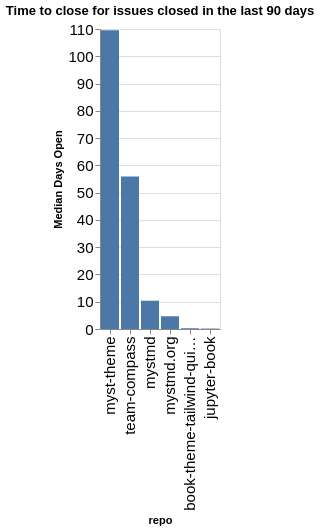

The notebook cell saved with this chart:
### Code cell
time_open = closed.groupby(['org', 'repo']).agg({'time_open': 'median'}).reset_index()
time_open['time_open'] = time_open['time_open'] / (60 * 60 * 24)
time_open['org/repo'] = time_open.apply(lambda a: a['org'] + '/' + a['repo'], axis=1)
sorted_vals = time_open.sort_values(['org', 'time_open'], ascending=False)['repo'].values
alt.Chart(data=time_open, title=f"Time to close for issues closed in the last {n_days} days").mark_bar().encode(
    x=alt.X('repo', sort=alt.Sort(sorted_vals.tolist())),
    y=alt.Y('time_open', title="Median Days Open"),
)

### Figure 1 — Vega-Lite specification as saved in the notebook (floating-point values rounded to 4 significant figures)
{"config": {"axisLeft": {"labelFontSize": 15}, "axisBottom": {"labelFontSize": 15}}, "data": {"name": "data-faf412b02e719e6df6bff1ee4684a494"}, "mark": {"type": "bar"}, "encoding": {"x": {"field": "repo", "sort": ["myst-theme", "team-compass", "mystmd", "mystmd.org", "book-theme-tailwind-quickstart", "jupyter-book"], "type": "nominal"}, "y": {"field": "time_open", "title": "Median Days Open", "type": "quantitative"}}, "title": "Time to close for issues closed in the last 90 days", "$schema": "https://vega.github.io/schema/vega-lite/v5.20.1.json", "datasets": {"data-faf412b02e719e6df6bff1ee4684a494": [{"org": "jupyter-book", "repo": "book-theme-tailwind-quickstart", "time_open": 0.2781, "org/repo": "jupyter-book/book-theme-tailwind-quickstart"}, {"org": "jupyter-book", "repo": "jupyter-book", "time_open": 0.1602, "org/repo": "jupyter-book/jupyter-book"}, {"org": "jupyter-book", "repo": "myst-theme", "time_open": 109.6, "org/repo": "jupyter-book/myst-theme"}, {"org": "jupyter-book", "repo": "mystmd", "time_open": 10.38, "org/repo": "jupyter-book/mystmd"}, {"org": "jupyter-book", "repo": "mystmd.org", "time_open": 4.676, "org/repo": "jupyter-book/mystmd.org"}, {"org": "jupyter-book", "repo": "team-compass", "time_open": 55.9, "org/repo": "jupyter-book/team-compass"}]}}
